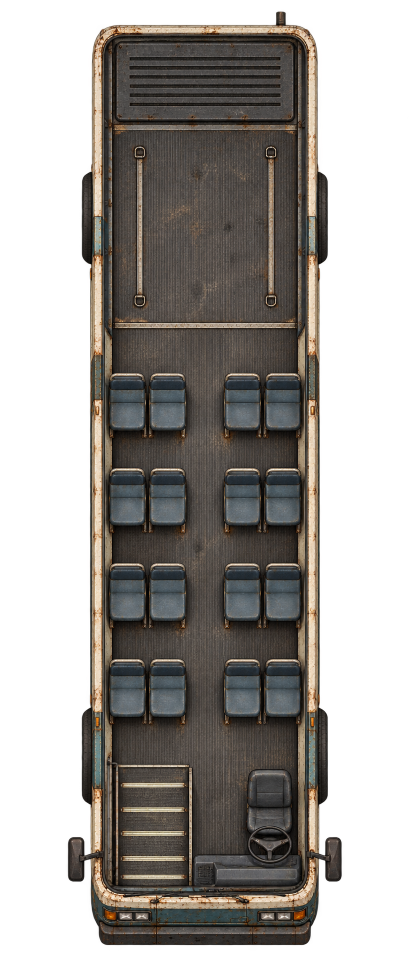
#> input picture dev/art/m4/autobus/roof-off-v1.png, 819 x 1920 px (shown at 1/2 size)
$ python validate.py
#> lines starting #> are read from the running program, lines starting #| are printed output that depends on the picture
"""Measure shipped bus frames, shared exterior RGBA pixels and all seat anchors."""
import hashlib
import json
import sys
from pathlib import Path
from PIL import Image, ImageChops, ImageDraw

sys.dont_write_bytecode = True
from compose import HERE, ROOF, FRONT_EDIT, compose, rounded_mask

ROOT = HERE.parents[3]


def differences(a,b):
    maximum = Image.new("L",a.size)
    for channel in ImageChops.difference(a.convert("RGBA"),b.convert("RGBA")).split():
        maximum = ImageChops.lighter(maximum,channel)
    return maximum,maximum.point(lambda v:255 if v else 0).histogram()[255]


if __name__ == "__main__":
    paths = [HERE/name for name in ("roof-off-v1.png","roof-off-v2.png","roof-on-v1.png","roof-off-native.png","roof-on-native.png")]
    paths += [ROOT/name for name in ("tokens/pojazdy/autobus.webp","tokens/pojazdy/wnetrza/autobus.webp","tokens/portraits/pojazd-autobus.webp")]
    paths += [HERE/name for name in ("roof-on-windshield-v2.png","portrait-v1.png","portrait-v2.png")]
    rows = []
    for path in paths:
        with Image.open(path) as im:
#> im is the input picture: PIL image 819x1920 RGBA; mean R, G, B, A 47.2, 43.3, 39.1, 137.6
            row = {"file":path.relative_to(ROOT).as_posix(),"size":list(im.size),"mode":im.mode,
                   "bytes":path.stat().st_size,"sha256":hashlib.sha256(path.read_bytes()).hexdigest()}
            if "A" in im.getbands():
                a=im.getchannel("A");bounds=a.point(lambda v:255 if v>8 else 0).getbbox()
#> after `a = im.getchannel('A')`:
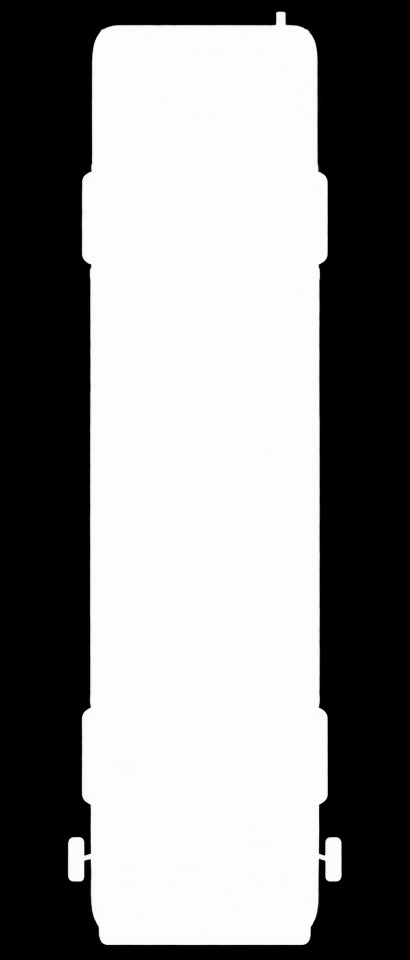
#> a: PIL image 819x1920 L (shown at 1/2 size); min 0, max 255, mean 137.6
#> after `bounds = a.point(lambda v: 255 if v > 8 else 0).getbbox()`: bounds = (135, 22, 684, 1891)
#> (the run stopped early here; a loop or call above may not have finished)
